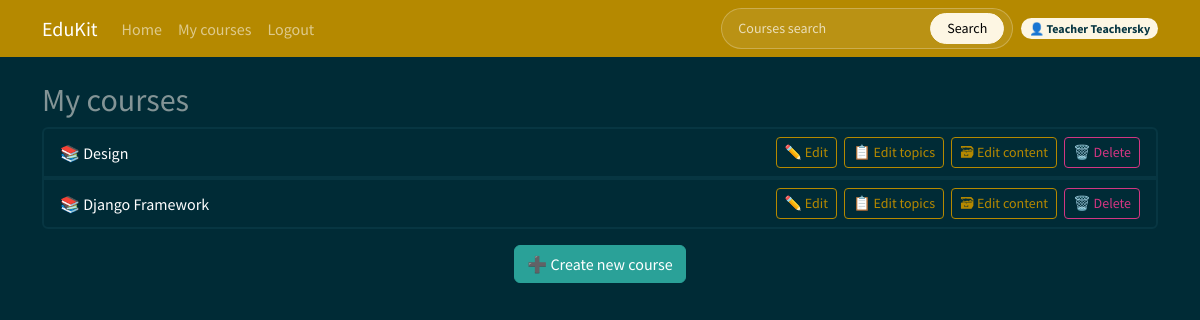
The app's page /course/my_courses/ (signed in), older data.
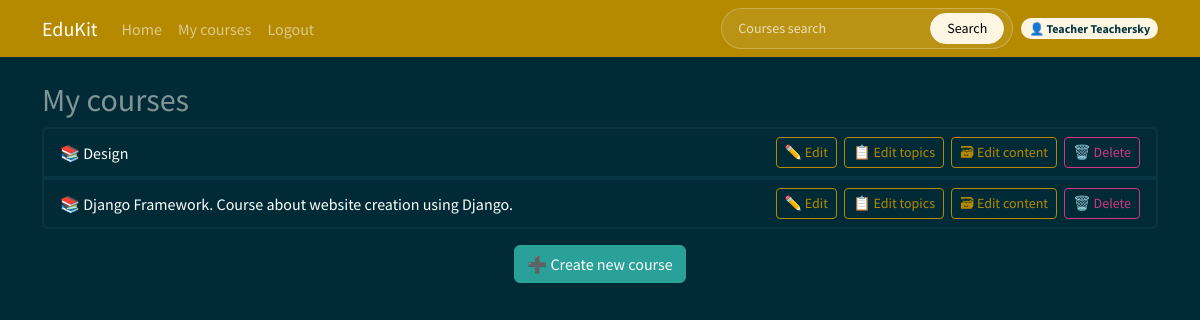
The same page, newer data.
### courses/models.py (models this page shows, shortened)
class Course(models.Model):
    owner = models.ForeignKey(User, related_name="courses_created", on_delete=models.CASCADE, verbose_name="Teacher")
    subject = models.ForeignKey(Subject, related_name="courses", on_delete=models.CASCADE, verbose_name="Subject")
    title = models.CharField(max_length=500, verbose_name="Title")
    slug = models.SlugField(max_length=500, unique=True, verbose_name="Slug")
    overview = models.TextField(verbose_name="Description")
    created = models.DateTimeField(auto_now_add=True)
    students = models.ManyToManyField(User, related_name="course_joined", blank=True, verbose_name="Enrolled students")
    class Meta:
        verbose_name = "Course"
        verbose_name_plural = "Courses"
        ordering = ["-created"]

### courses/views.py (the view)
# urls.py: path("my_courses/", views.ManageCourseListView.as_view(), name="manage_course_list"),
class ManageCourseListView(OwnerCourseMixin,ListView):
    permission_required = "courses.view_course"
    template_name = "courses/manage/course/list.html"

### courses/mixins.py (called while the page is built)
    def get_queryset(self):
        qs = super().get_queryset()
        return qs.filter(owner=self.request.user)

### courses/templatetags/course.py (called while the page is built)
@register.filter(name="has_group")
def has_group(user, group_name):
    return user.groups.filter(name=group_name).exists()

### courses/templates/courses/manage/course/list.html (shortened to what this page needs)
{% extends "base.html" %}
{% block content %}
  <h2>My courses</h2>
  <div class="row">
    <div class="col">
      <ul class="list-group mb-3">
        {% for course in object_list %}
          <li class="list-group-item border-2 d-flex justify-content-between align-items-center">
            <span>📚 {{ course.title }}</span>
            <span>
              <a href="{% url 'course_edit' course.id %}" class="btn btn-sm btn-outline-primary me-1">✏️ Edit</a>
              <a href="{% url 'course_module_update' course.id %}" class="btn btn-sm btn-outline-primary me-1">📋 Edit topics</a>
              {% if course.modules.count > 0 %}
                <a href="{% url "module_content_list" course.modules.first.id %}" class="btn btn-sm btn-outline-primary me-1">🗃 Edit content</a>
              {% endif %}
              <a href="{% url 'course_delete' course.id %}" class="btn btn-sm btn-outline-danger">🗑️ Delete</a>
            </span>
          </li>
        {% empty %}
          <li class="list-group-item border-2 text-center text-muted">No courses</li>
        {% endfor %}
      </ul>
      <div class="text-center">
        <a href="{% url 'course_create' %}" class="btn btn-success">➕ Create new course</a>
      </div>
    </div>
  </div>
{% endblock content %}

Row changes from the older to the newer data that the page shows:
changed Course: title "Django Framework" → "Django Framework. Course about website creation using Django."
